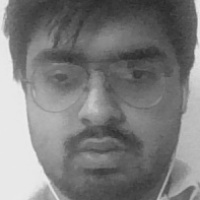
#> input picture pic/1.jpg, 200 x 200 px
$ jupyter execute output.ipynb
#> lines starting #> are read from the running program, lines starting #| are printed output that depends on the picture; after the words box and inside, x2 and y2 are one past the last pixel; in counts of white or black regions, pixels touching at a corner belong together; long printed decimals are rounded
[cell 1]
import cv2
import numpy as np
from os import listdir
from os.path import isfile, join


# Get the training data we previously made
data_path = 'pic/'
onlyfiles = [f for f in listdir(data_path) if isfile(join(data_path, f))]

# Create arrays for training data and labels
Training_Data, Labels = [], []

# Open training images in our datapath
# Create a numpy array for training data
for i, files in enumerate(onlyfiles):
    image_path = data_path + onlyfiles[i]
    images = cv2.imread(image_path, cv2.IMREAD_GRAYSCALE)
#> images is the input picture: shape (200, 200); min 41, max 238, mean 124.4
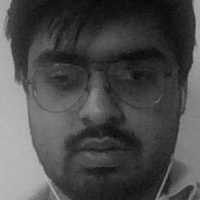
#> input picture pic/12.jpg, 200 x 200 px, given in place of the camera
#> further down, frame is the input picture: shape (200, 200, 3); min 6, max 185, mean 75.4
    Training_Data.append(np.asarray(images, dtype=np.uint8))
    Labels.append(i)

# Create a numpy array for both training data and labels
Labels = np.asarray(Labels, dtype=np.int32)

# Initialize facial recognizer

model = cv2.face_LBPHFaceRecognizer.create()

# NOTE: For OpenCV 3.0 use cv2.face.createLBPHFaceRecognizer()

# Let's train our model
model.train(np.asarray(Training_Data), np.asarray(Labels))
print("*********************Model trained sucessefully****************************")


# import pyaudio
# import speech_recognition as sr
import cv2
import numpy as np
# import pyttsx3
import webbrowser as wb
import subprocess as sp
# speaker = pyttsx3.init()
# mic=sr.Microphone()
# r=sr.Recognizer()

face_classifier = cv2.CascadeClassifier('haarcascade_frontalface_default.xml')

def face_detector(img, size=0.5):

    # Convert image to grayscale
#> called with size = 0.5
    gray = cv2.cvtColor(img,cv2.COLOR_BGR2GRAY)
    faces = face_classifier.detectMultiScale(gray, 1.3, 5)
#> faces = [[14, 16, 171, 171]]
    if faces is ():
        return img, []

    for (x,y,w,h) in faces:
        cv2.rectangle(img,(x,y),(x+w,y+h),(0,255,255),2)
        roi = img[y:y+h, x:x+w]
        roi = cv2.resize(roi, (200, 200))
#> this loop made 1 pass
#> pass 1, in face_detector, `roi = img[y:y+h, x:x+w]`:
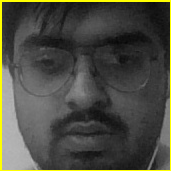
#> roi: shape (171, 171, 3); mean B, G, R 65.6, 74.5, 74.5
#> after the loop:
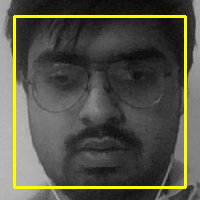
#> img: shape (200, 200, 3); 5.12% of pixels changed, all inside (x1, y1, x2, y2) = (13, 15, 187, 189)
    return img, roi


# Open Webcam
cap = cv2.VideoCapture(0)

while True:

    ret, frame = cap.read()

    image, face = face_detector(frame)

    try:
        face = cv2.cvtColor(face, cv2.COLOR_BGR2GRAY)
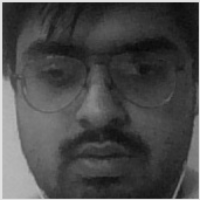
#> face: shape (200, 200); min 7, max 226, mean 73.5

        # Pass face to prediction model
        # "results" comprises of a tuple containing the label and the confidence value
        results = model.predict(face)
#> results = (2, 32.26)
        print(results)
#| (2, 32.258)
        if results[1] < 500:
            confidence = int( 100 * (1 - (results[1])/400) )
#> confidence = 91
            display_string = str(confidence) + '% Confident it is User'
#> display_string = '91% Confident it is User'

        cv2.putText(image, display_string, (100, 120), cv2.FONT_HERSHEY_COMPLEX, 1, (255,120,150), 2)
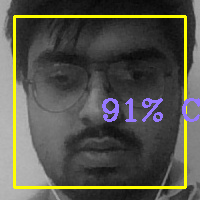
#> image: shape (200, 200, 3); 1.94% of pixels changed, all inside (x1, y1, x2, y2) = (102, 98, 200, 122)

        if confidence > 88:
            cv2.putText(image, "Access Granted", (250, 450), cv2.FONT_HERSHEY_COMPLEX, 1, (0,255,0), 2)
            cv2.imshow('Face Recognition', image )
            wb.open_new_tab('https://vtop.vit.ac.in/vtop/initialProcess')
            break
        else:
            cv2.putText(image, "Locked", (250, 450), cv2.FONT_HERSHEY_COMPLEX, 1, (0,0,255), 2)
            cv2.imshow('Face Recognition', image )

    except:
        cv2.putText(image, "No Face Found.. PLease be in front of camera", (220, 120) , cv2.FONT_HERSHEY_COMPLEX, 1, (0,0,255), 2)
        cv2.putText(image, "Locked", (250, 450), cv2.FONT_HERSHEY_COMPLEX, 1, (0,0,255), 2)
        cv2.imshow('Face Recognition', image )
        pass

    if cv2.waitKey(1) == 13: #13 is the Enter Key
        break

cap.release()
cv2.destroyAllWindows()
# speaker.say("""Access granted
#                 Welcome To Robotic Process Automation

#                 """)
# speaker.runAndWait()
